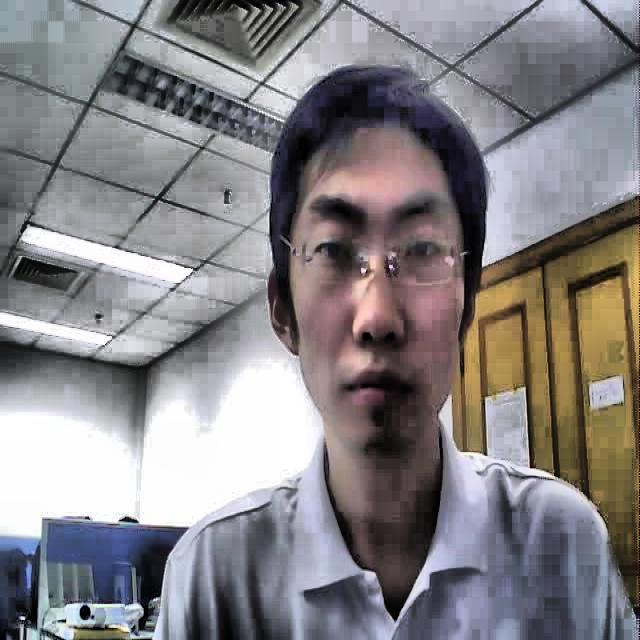
#> input picture Face Anti-Spoofing.v4i.yolov11/test/images/0007_jpg.rf.3662bc9cc2f0c5f8615dbf4ba2bc8901.jpg, 640 x 640 px; its folder holds 3 pictures in this run
$ python train_smart_hog_svm.py
#> lines starting #> are read from the running program, lines starting #| are printed output that depends on the picture
#!/usr/bin/env python3
#Classification Script for Smart Face Anti-Spoofing Trainer
"""
Fast & Smart Face Anti-Spoofing Trainer with Progress Monitoring

This script provides intelligent parameter tuning with progress tracking
and timeouts to prevent hanging.

Author: Face Anti-Spoofing System
Date: 2025
"""

import os
import cv2
import numpy as np
import matplotlib.pyplot as plt
from pathlib import Path
from skimage.feature import hog
from skimage import exposure
from sklearn.svm import SVC
from sklearn.model_selection import train_test_split, GridSearchCV, StratifiedKFold
from sklearn.metrics import classification_report, accuracy_score, confusion_matrix, roc_auc_score
from sklearn.preprocessing import StandardScaler
import joblib
import seaborn as sns
from tqdm import tqdm
import argparse
import json
import time
import threading
from datetime import datetime


class ProgressMonitor:
    """Progress monitoring for long-running operations"""
    # [26 lines left out: functions __init__, start_monitoring, stop, not called in this run]


class SmartFaceAntiSpoofingTrainer:
    def __init__(self, dataset_path, image_size=(64, 64), test_size=0.2, random_state=42,
                 quick_mode=False, output_dir='models'):
        """Initialize the Smart Face Anti-Spoofing Trainer"""
        self.dataset_path = Path(dataset_path)
        self.image_size = image_size
        self.test_size = test_size
        self.random_state = random_state
        self.quick_mode = quick_mode
        self.output_dir = Path(output_dir)
        self.output_dir.mkdir(exist_ok=True)

        # Create timestamp
        self.timestamp = datetime.now().strftime("%Y%m%d_%H%M%S")

        # Smart HOG configurations based on mode
        if quick_mode:
            self.hog_configs = [
                {'name': 'standard', 'orientations': 9, 'pixels_per_cell': (8, 8),
                 'cells_per_block': (2, 2), 'block_norm': 'L2-Hys'}
            ]
        else:
            self.hog_configs = [
                {'name': 'standard', 'orientations': 9, 'pixels_per_cell': (8, 8),
                 'cells_per_block': (2, 2), 'block_norm': 'L2-Hys'},
                {'name': 'fine', 'orientations': 12, 'pixels_per_cell': (4, 4),
                 'cells_per_block': (2, 2), 'block_norm': 'L2-Hys'}
            ]

        # Model components
        self.best_hog_config = self.hog_configs[0]
        self.best_model = None
        self.scaler = StandardScaler()
        self.class_names = ['fake', 'real']
        self.class_mapping = {0: 'fake', 1: 'real'}

        print(f"🚀 Smart Face Anti-Spoofing Trainer Initialized")
        print(f"📁 Dataset: {self.dataset_path}")
        print(f"🖼️  Image size: {self.image_size}")
        print(f"⚡ Quick mode: {self.quick_mode}")
        print(f"💾 Output: {self.output_dir}")

    def parse_yolo_label(self, label_path):
        """Parse YOLO format label file"""
        if not os.path.exists(label_path):
            return None
        with open(label_path, 'r') as f:
            line = f.readline().strip()
            if line:
                parts = line.split()
                class_id = int(parts[0])
                bbox = [float(x) for x in parts[1:5]]
                return class_id, bbox
        return None

    # [14 lines left out: function yolo_to_pixel_coords, not called in this run]

    def crop_face_from_image(self, image_path, label_path):
        """Crop face region from image using YOLO label"""
        try:
            image = cv2.imread(str(image_path))
#> image is the input picture: shape (640, 640, 3); mean B, G, R 133.3, 130.6, 134.1
            if image is None:
                return None

            gray = cv2.cvtColor(image, cv2.COLOR_BGR2GRAY)
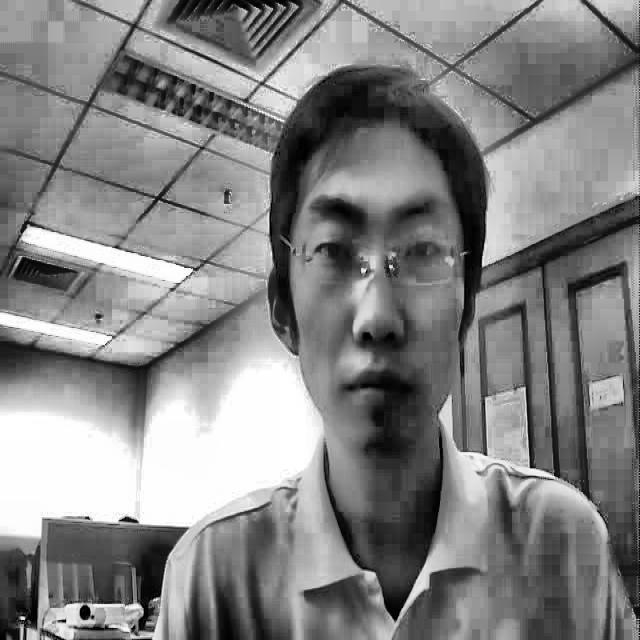
#> gray: shape (640, 640); min 0, max 255, mean 132
            img_height, img_width = gray.shape
#> img_height = 640; img_width = 640

            label_info = self.parse_yolo_label(label_path)
            if label_info is None:
                return None

            class_id, bbox = label_info
            x1, y1, x2, y2 = self.yolo_to_pixel_coords(bbox, img_width, img_height)

            # Ensure coordinates are within bounds
            x1, y1 = max(0, x1), max(0, y1)
            x2, y2 = min(img_width, x2), min(img_height, y2)

            face_crop = gray[y1:y2, x1:x2]

            if face_crop.size > 0:
                face_resized = cv2.resize(face_crop, self.image_size)
                return face_resized, class_id
            return None

        except Exception as e:
            print(f"Error processing {image_path}: {str(e)}")
            return None

    # [15 lines left out: function extract_hog_features, not called in this run]

    def load_dataset(self):
        """Load and process the dataset"""
        print("📂 Loading dataset...")

        images = []
        labels = []

        for split in ['train', 'valid', 'test']:
            split_path = self.dataset_path / split
            images_path = split_path / 'images'
            labels_path = split_path / 'labels'

            if not images_path.exists():
                continue

            print(f"  Processing {split} set...")
            image_files = list(images_path.glob('*.jpg')) + list(images_path.glob('*.png'))

            for img_file in tqdm(image_files, desc=f"Loading {split}"):
                label_file = labels_path / (img_file.stem + '.txt')
                result = self.crop_face_from_image(img_file, label_file)

                if result is not None:
                    face_crop, class_id = result
                    images.append(face_crop)
                    labels.append(class_id)

        print(f"✅ Loaded {len(images)} samples")
        print(f"📊 Class distribution: {np.bincount(labels)}")

        return images, np.array(labels)

    # [404 lines left out: functions test_hog_configurations, optimize_svm_parameters, evaluate_model, plot_confusion_matrix, save_model, save_training_report, not called in this run]

    def run_training_pipeline(self):
        """Run the complete smart training pipeline"""
        print("🚀 STARTING SMART TRAINING PIPELINE")
        print("=" * 50)

        pipeline_start = time.time()

        # Step 1: Load dataset
        print("\n📂 STEP 1: LOADING DATASET")
        images, labels = self.load_dataset()

        if len(images) == 0:
            print("❌ No data loaded!")
            return None

        # Step 2: HOG optimization
        print("\n🔬 STEP 2: HOG OPTIMIZATION")
        hog_results = self.test_hog_configurations(images, labels)

        # Step 3: Feature extraction
        print(f"\n🎯 STEP 3: FEATURE EXTRACTION")
        print(f"Using {self.best_hog_config['name']} HOG configuration...")

        features = []
        for img in tqdm(images, desc="Extracting features"):
            feat = self.extract_hog_features(img, self.best_hog_config)
            features.append(feat)
        features = np.array(features)

        print(f"✅ Extracted {features.shape[1]} features per sample")

        # Step 4: Dataset splitting
        print("\n🔄 STEP 4: DATASET SPLITTING")
        X_train, X_test, y_train, y_test = train_test_split(
            features, labels, test_size=self.test_size,
            random_state=self.random_state, stratify=labels
        )

        print(f"  Training: {len(X_train)} samples")
        print(f"  Testing: {len(X_test)} samples")

        # Step 5: SVM optimization
        print("\n🔧 STEP 5: SVM OPTIMIZATION")
        svm_results = self.optimize_svm_parameters(X_train, y_train)

        # Step 6: Final evaluation
        print("\n📊 STEP 6: FINAL EVALUATION")
        metrics = self.evaluate_model(X_test, y_test)

        if metrics is None:
            print("❌ Evaluation failed!")
            return None

        # Step 7: Save everything
        print("\n💾 STEP 7: SAVING RESULTS")
        model_path = self.save_model(metrics['accuracy'])
        report_path = self.save_training_report(metrics, hog_results, svm_results)

        total_time = time.time() - pipeline_start

        print(f"\n🎉 TRAINING COMPLETED!")
        print("=" * 50)
        print(f"⏱️  Total time: {total_time:.2f}s ({total_time/60:.1f} min)")
        print(f"🎯 Final accuracy: {metrics['accuracy']:.4f}")
        print(f"💾 Model saved: {model_path}")
        print(f"📋 Report saved: {report_path}")
        print("=" * 50)

        return {
            'metrics': metrics,
            'model_path': model_path,
            'report_path': report_path,
            'training_time': total_time
        }


def main():
    """Main function"""
    parser = argparse.ArgumentParser(description='Smart Face Anti-Spoofing Training with Progress Monitoring')
    parser.add_argument('--dataset', type=str,
                       default='Face Anti-Spoofing.v4i.yolov11',
                       help='Path to the dataset folder')
    parser.add_argument('--image_size', type=int, nargs=2, default=[64, 64],
                       help='Target image size (width height)')
    parser.add_argument('--test_size', type=float, default=0.2,
                       help='Proportion of dataset for testing')
    parser.add_argument('--random_state', type=int, default=42,
                       help='Random state for reproducibility')
    parser.add_argument('--quick', action='store_true',
                       help='Quick mode: faster training with minimal parameters')
    parser.add_argument('--output_dir', type=str, default='models',
                       help='Directory to save models and results')

    args = parser.parse_args()

    # Initialize trainer
    trainer = SmartFaceAntiSpoofingTrainer(
        dataset_path=args.dataset,
        image_size=tuple(args.image_size),
        test_size=args.test_size,
        random_state=args.random_state,
        quick_mode=args.quick,
        output_dir=args.output_dir
    )

    # Run training
    print(f"\n🎯 Training Mode: {'Quick' if args.quick else 'Comprehensive'}")
    print(f"📊 This will find the best HOG + SVM combination for face anti-spoofing")
    print(f"⏱️  Progress updates will be shown every 30 seconds during long operations")

    results = trainer.run_training_pipeline()

    if results:
        print(f"\n✨ SUCCESS!")
        print(f"   🎯 Best accuracy: {results['metrics']['accuracy']:.4f}")
        print(f"   💾 Model: {results['model_path']}")
        print(f"   📋 Report: {results['report_path']}")
        print(f"\n🚀 You can now use the model for inference!")
        print(f"   Example: python inference_enhanced.py --model {results['model_path']} --image test_image.jpg")
    else:
        print("\n❌ Training failed!")


if __name__ == "__main__":
    main()
